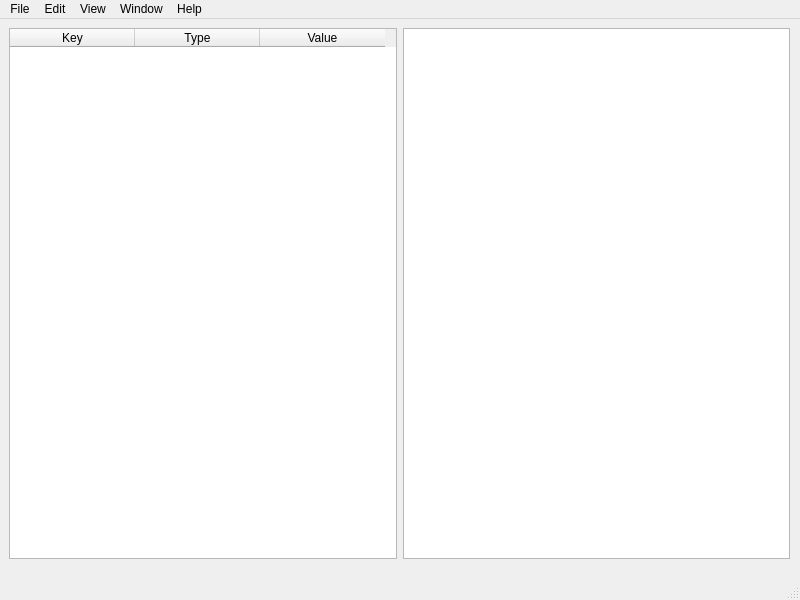
<?xml version="1.0" encoding="UTF-8"?>
<ui version="4.0">
 <class>MainWindow</class>
 <widget class="QMainWindow" name="MainWindow">
  <property name="geometry">
   <rect>
    <x>0</x>
    <y>0</y>
    <width>800</width>
    <height>600</height>
   </rect>
  </property>
  <property name="windowTitle">
   <string>PyPLIST Editor</string>
  </property>
  <property name="CurrentFilePath" stdset="0">
   <string notr="true"/>
  </property>
  <widget class="QWidget" name="centralwidget">
   <widget class="QWidget" name="horizontalLayoutWidget">
    <property name="geometry">
     <rect>
      <x>9</x>
      <y>9</y>
      <width>781</width>
      <height>531</height>
     </rect>
    </property>
    <layout class="QHBoxLayout" name="horizontalLayout" stretch="1,1">
     <item>
      <layout class="QVBoxLayout" name="verticalLayout">
       <item>
        <widget class="QTableWidget" name="tableWidget">
         <property name="showGrid">
          <bool>true</bool>
         </property>
         <attribute name="horizontalHeaderDefaultSectionSize">
          <number>125</number>
         </attribute>
         <attribute name="verticalHeaderVisible">
          <bool>false</bool>
         </attribute>
         <column>
          <property name="text">
           <string notr="true">Key</string>
          </property>
         </column>
         <column>
          <property name="text">
           <string>Type</string>
          </property>
         </column>
         <column>
          <property name="text">
           <string>Value</string>
          </property>
         </column>
        </widget>
       </item>
      </layout>
     </item>
     <item>
      <layout class="QVBoxLayout" name="verticalLayout_2">
       <item>
        <widget class="QTextEdit" name="plist_xmlview">
         <property name="locale">
          <locale language="English" country="UnitedStates"/>
         </property>
        </widget>
       </item>
      </layout>
     </item>
    </layout>
   </widget>
  </widget>
  <widget class="QMenuBar" name="menubar">
   <property name="geometry">
    <rect>
     <x>0</x>
     <y>0</y>
     <width>800</width>
     <height>24</height>
    </rect>
   </property>
   <property name="defaultUp">
    <bool>true</bool>
   </property>
   <widget class="QMenu" name="menuFile">
    <property name="title">
     <string>File</string>
    </property>
    <widget class="QMenu" name="menuOpen_recent">
     <property name="title">
      <string>Open recent...</string>
     </property>
     <addaction name="separator"/>
    </widget>
    <addaction name="actionCreate_new"/>
    <addaction name="separator"/>
    <addaction name="actionOpen_file"/>
    <addaction name="menuOpen_recent"/>
    <addaction name="separator"/>
    <addaction name="actionSave"/>
    <addaction name="actionSave_as"/>
    <addaction name="actionCreat_tempate"/>
    <addaction name="separator"/>
    <addaction name="actionPrint_XML"/>
   </widget>
   <widget class="QMenu" name="menuEdit">
    <property name="title">
     <string>Edit</string>
    </property>
    <widget class="QMenu" name="menuSort">
     <property name="title">
      <string>Sort</string>
     </property>
     <addaction name="action_by_name"/>
     <addaction name="action_by_key_types"/>
    </widget>
    <addaction name="actionUndo"/>
    <addaction name="actionRedo"/>
    <addaction name="separator"/>
    <addaction name="actionCut"/>
    <addaction name="actionCopy"/>
    <addaction name="actionPaste"/>
    <addaction name="actionPaste_as_plaint_text"/>
    <addaction name="separator"/>
    <addaction name="actionAdd_plist_group"/>
    <addaction name="actionAdd_plist_key"/>
    <addaction name="actionDelete_selected"/>
    <addaction name="separator"/>
    <addaction name="actionFind"/>
    <addaction name="actionReplace"/>
    <addaction name="separator"/>
    <addaction name="menuSort"/>
   </widget>
   <widget class="QMenu" name="menuView">
    <property name="title">
     <string>View</string>
    </property>
    <addaction name="actionVisual_editor"/>
    <addaction name="actionSplit_view"/>
    <addaction name="actionXML_editor"/>
   </widget>
   <widget class="QMenu" name="menuWindow">
    <property name="title">
     <string>Window</string>
    </property>
    <addaction name="actionHide"/>
    <addaction name="actionChange_size"/>
   </widget>
   <widget class="QMenu" name="menuHelp">
    <property name="title">
     <string>Help</string>
    </property>
    <widget class="QMenu" name="menumacOS_Plits_tools">
     <property name="title">
      <string>macOS Plits tools</string>
     </property>
     <addaction name="actionLaunch_Agents_Daemons_tool"/>
     <addaction name="actionCLOVER_Bootloader_config_tool"/>
    </widget>
    <addaction name="actionPyPLIST_Editor_Documentation"/>
    <addaction name="separator"/>
    <addaction name="actionplist_documentation"/>
    <addaction name="menumacOS_Plits_tools"/>
   </widget>
   <addaction name="menuFile"/>
   <addaction name="menuEdit"/>
   <addaction name="menuView"/>
   <addaction name="menuWindow"/>
   <addaction name="menuHelp"/>
  </widget>
  <widget class="QStatusBar" name="statusbar">
   <property name="cursor">
    <cursorShape>PointingHandCursor</cursorShape>
   </property>
  </widget>
  <action name="actionCreate_new">
   <property name="text">
    <string>Create new</string>
   </property>
  </action>
  <action name="actionOpen_file">
   <property name="text">
    <string>Open file</string>
   </property>
  </action>
  <action name="actionSave">
   <property name="text">
    <string>Save</string>
   </property>
  </action>
  <action name="actionSave_as">
   <property name="text">
    <string>Save as...</string>
   </property>
  </action>
  <action name="actionCreat_tempate">
   <property name="text">
    <string>Creat tempate</string>
   </property>
  </action>
  <action name="actionPrint_XML">
   <property name="text">
    <string>Print XML</string>
   </property>
  </action>
  <action name="actionUndo">
   <property name="text">
    <string>Undo</string>
   </property>
  </action>
  <action name="actionRedo">
   <property name="text">
    <string>Redo</string>
   </property>
  </action>
  <action name="actionCut">
   <property name="text">
    <string>Cut</string>
   </property>
  </action>
  <action name="actionCopy">
   <property name="text">
    <string>Copy</string>
   </property>
  </action>
  <action name="actionPaste">
   <property name="text">
    <string>Paste</string>
   </property>
  </action>
  <action name="actionPaste_as_plaint_text">
   <property name="text">
    <string>Paste as plaint text</string>
   </property>
  </action>
  <action name="actionAdd_plist_group">
   <property name="text">
    <string>Add plist group</string>
   </property>
  </action>
  <action name="actionAdd_plist_key">
   <property name="text">
    <string>Add plist key</string>
   </property>
  </action>
  <action name="actionDelete_selected">
   <property name="text">
    <string>Delete selected</string>
   </property>
  </action>
  <action name="actionFind">
   <property name="text">
    <string>Find</string>
   </property>
  </action>
  <action name="actionReplace">
   <property name="text">
    <string>Replace</string>
   </property>
  </action>
  <action name="action_by_name">
   <property name="text">
    <string>by name</string>
   </property>
  </action>
  <action name="action_by_key_types">
   <property name="text">
    <string>by key types</string>
   </property>
  </action>
  <action name="actionVisual_editor">
   <property name="text">
    <string>Visual editor</string>
   </property>
  </action>
  <action name="actionXML_editor">
   <property name="text">
    <string>XML editor</string>
   </property>
  </action>
  <action name="actionSplit_view">
   <property name="text">
    <string>Split view</string>
   </property>
  </action>
  <action name="actionHide">
   <property name="text">
    <string>Hide</string>
   </property>
  </action>
  <action name="actionChange_size">
   <property name="text">
    <string>Change size</string>
   </property>
  </action>
  <action name="actionPyPLIST_Editor_Documentation">
   <property name="text">
    <string>PyPLIST Editor Documentation</string>
   </property>
  </action>
  <action name="actionplist_documentation">
   <property name="text">
    <string>Plist Documentation</string>
   </property>
  </action>
  <action name="actionLaunch_Agents_Daemons_tool">
   <property name="text">
    <string>Launch Agents/Daemons config tool</string>
   </property>
  </action>
  <action name="actionCLOVER_Bootloader_config_tool">
   <property name="text">
    <string>CLOVER Bootloader config tool</string>
   </property>
  </action>
 </widget>
 <resources/>
 <connections/>
</ui>
